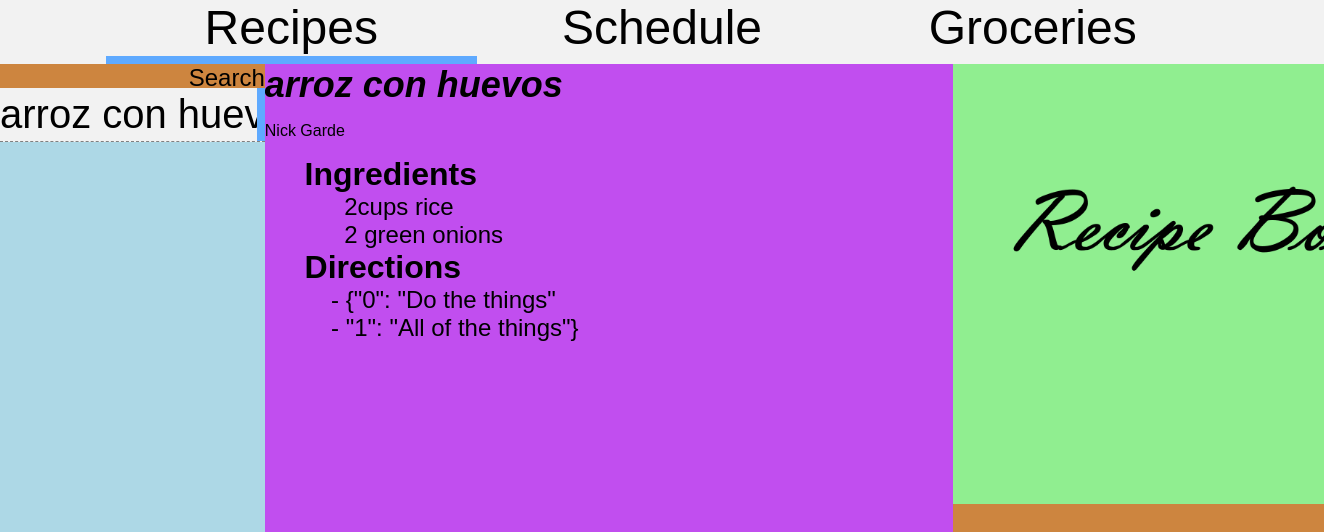
/recipebookapp/, run on an earlier commit of the app's database.
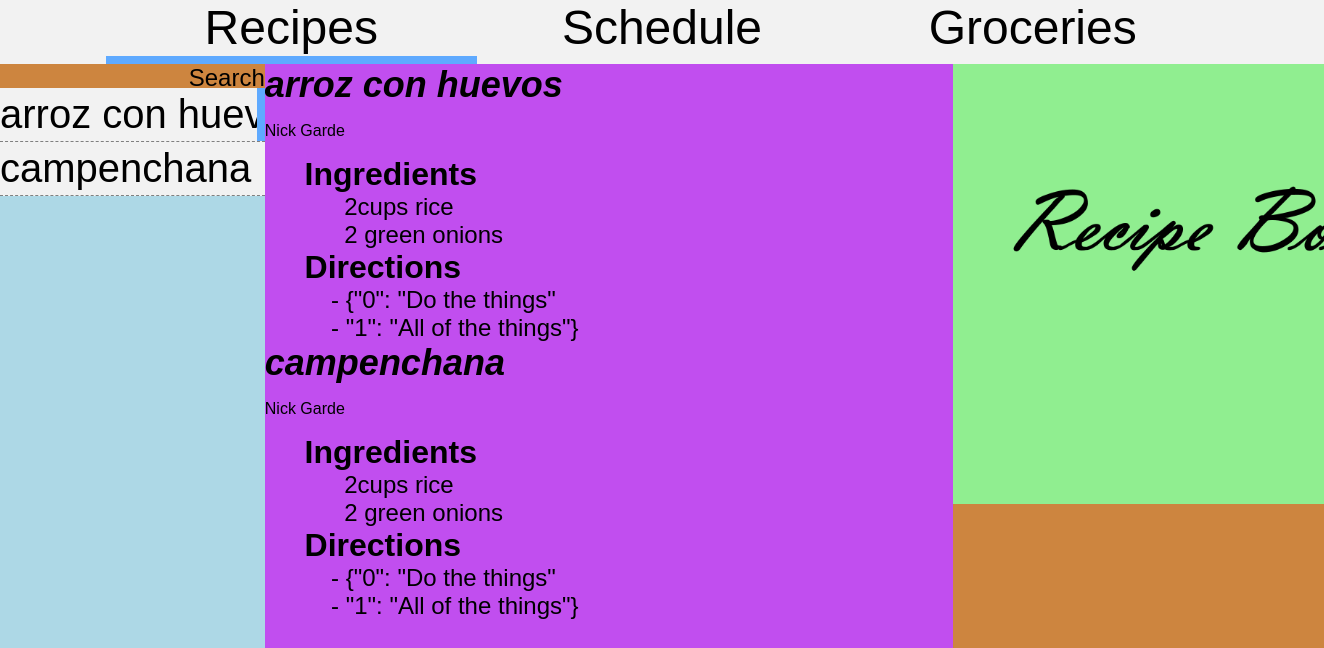
And on a later commit of the database.
### recipebookapp/models.py (models this page shows, shortened)
class RecipeModel(models.Model):
    Name = models.CharField(max_length=20, help_text='Recipe Name')
    Ingredients = models.JSONField(help_text='Recipe Ingredients')
    Author = models.ForeignKey(RecipeAuthor, help_text='Recipe Author', blank=True, on_delete=models.DO_NOTHING, null=True)
    Directions = models.CharField(max_length=999, help_text='Recipe Directions')
    img = models.ImageField(upload_to='images/', help_text='Recipe Image')
    MEALTYPES = (('e','Entree'), ('b','Bread'), ('s', 'Snack'), ('d', 'Drink'), ('t','Dessert'))
    mealtype = models.CharField(
        max_length=1,
        choices=MEALTYPES,
        blank=True,
        help_text='Type of Meal: entree, snack, bread, drink',
    )
    class Meta:
        ordering = ['Name']

class RecipeAuthor(models.Model):
    Name = models.CharField(max_length=25, help_text='Author Name', blank=True)
    Org = models.CharField(max_length=25, help_text='Organization Name', blank=True) # can be null
    def __str__(self):
        return self.Name

### recipebookapp/views.py (the view)
# urls.py: path('', views.recipes, name='recipes'),
def recipes(request):
    recipes = RecipeModel.objects.all()
    context = {}
    recipeNameList = []
    recipeList = {}
    recipe = {}
    i=0
    buttons = []
    for r in recipes:
        recipeNameList.append(r.Name)
        D = list(r.Directions.strip('][').split(', '))
        I = []
        for key, val in r.Ingredients.items():
            val['Name'] = key
            I.append(val)
        recipe = {'Ingredients':I, 'Author':r.Author, 'Directions':D, 'Img':r.img, 'Mealtype':r.mealtype} # you should only need the list of names and then selecting one should do a lookup for it
        recipeList[r.Name] = recipe
        if i==0:
            context['First'] = r.Name
            i+=1
        buttons.append([r.Name, 'path/to/action'])
    context['NameList'] = recipeNameList
    context['List'] = recipeList
    scroll_container = ' <div id="scroll-container">'
    for button in buttons:
        scroll_container += '<button class="button" href="#{0}", value="{1}">{1}</button>'.format(button[1], button[0])
    scroll_container += '</div>'
    context['scroll_container'] = scroll_container
    print(context)
    return render(request, 'Recipes.html', context=context)

### recipebookapp/templatetags/recipes.py (called while the page is built)
@register.filter(name='lookup_author')
def lookup_author(val, arg):
    return val[arg]['Author']

@register.filter(name='lookup_ingredients')
def lookup_ingredients(val, arg):
    return val[arg]['Ingredients']

@register.filter(name='lookup_directions')
def lookup_directions(val, arg):
    return val[arg]['Directions']

### recipebookapp/templates/Recipes.html (shortened to what this page needs)
<html>
<head>
  <link rel="stylesheet" type="text/css" href="../static/css/styles.css">
  {% load recipes %}
</head>
<body>
<div class="spacer"></div>
<div class="left on">Recipes</div>
<div class="middle">Schedule</div>
<div class="right">Groceries</div>
<div class="spacer"></div>
<div class="leftsideMenu">
    <searchcontainer>Search</searchcontainer>
    <ul id="RList">
        {% for r in NameList %}
        {% if forloop.first %}
        <li><a class="btn active", id="{{ r }}">{{ r }}</a></li>
        {% else %}
        <li><a class="btn", id="{{ r }}">{{ r }}</a></li>
        {% endif %}
        {% endfor %}
    </ul>
</div>
<div class="rightsideMenu">
    <r>
        <imagecontainer>
            <p><img src="../static/img/RecipeBook.png" alt="img"></p>
        </imagecontainer>
    </r>
    <l>
        <ul>
            {% for R in NameList %}
            <h1 id="{{ R }}">{{ R }}</h1>
            <p>{{List|lookup_author:R}}</p>
            <h2>Ingredients</h2>
            <ul>
                {% for i in List|lookup_ingredients:R %}
                <li>{{i.Quantity}}{{i.Units}} {{ i.Name }}</li>
                {% endfor %}
            </ul>
            <h2>Directions</h2>
            <ol>
                {% for i in List|lookup_directions:R %}
                <li>{{ i }}</li>
                {% endfor %}
            </ol>
            {% endfor %}
        </ul>
    </l>
</div>

### recipebookapp/static/css/styles.css (style rules this page uses)
:root { --navbar_background: #f2f2f2; --text_black: black; --hover_background: #ddd; --accent: #5faaff; --dark_accent: #6385ff; }
body { margin: 0; padding: 0; font-size: 0; font-family: Arial, Helvetica, sans-serif; overflow: hidden; -ms-overflow-style: none; scrollbar-width: none; }
.spacer { width: 8vw; height: 8vh; display: inline-block; background-color: var(--navbar_background); }
.left { overflow: hidden; background-color: var(--navbar_background); display: inline-block; height: 8vh; font-size: 6vh; color: var(--text_black); text-align: center; width: 28vw; }
.middle { overflow: hidden; background-color: var(--navbar_background); display: inline-block; height: 8vh; font-size: 6vh; color: var(--text_black); text-align: center; width: 28vw; }
.right { overflow: hidden; background-color: var(--navbar_background); display: inline-block; height: 8vh; font-size: 6vh; color: var(--text_black); text-align: center; width: 28vw; }
.left.on, .right.on, .middle.on { height: 7vh; border-bottom-color: var(--accent); border-bottom-width: 1vh; border-bottom-style: solid; }
.leftsideMenu { width: 20vw; height: 92vh; float: left; background-color: lightblue; overflow: hidden; position: fixed; }
.leftsideMenu searchcontainer { display: block; background-color: peru; height: 3vh; text-align: right; font-size: 3vh; }
.leftsideMenu ul { padding-left: 0; list-style-type: none; width: 20vw; height: 89vh; overflow-y: scroll; overflow-x: hidden; }
.leftsideMenu ul li { border-bottom: 1px dashed grey; background-color: var(--navbar_background); }
.leftsideMenu ul li a.btn { font-size: 5vh; padding-top: .5vh; padding-bottom: .5vh; color: black; display: block; overflow-x: hidden; white-space: nowrap; }
.leftsideMenu ul li a.btn.active { border-right-color: var(--accent); border-right-width: 1vh; border-right-style: solid; }
.rightsideMenu { color: black; float: right; display: block; height: 92vh; width: 80vw; background-color: peru; }
.rightsideMenu r { color: black; float: right; display: block; height: 92vh; width: 28vw; }
.rightsideMenu r imagecontainer { background-color: lightgreen; display: block; height: 45vh; padding-top: 10vh; }
.rightsideMenu r imagecontainer img { max-width: 37.5vw; max-height: 45vh; overflow: auto; }
.rightsideMenu l { background-color: #c14eef; color: black; float: left; display: block; height: 92vh; width: 52vw; word-wrap: break-word; overflow-y: scroll; }
.rightsideMenu l h1 { font-size: 4.5vh; font-style: oblique; margin: 0; }
.rightsideMenu l h2 { font-size: 4vh; font-style: normal; margin-left: 3vw; margin-top: 0; margin-bottom: 0; }
.rightsideMenu l p { font-size: 2vh; color: black; font-style: normal; }
.rightsideMenu l ul { padding-left: 0; }
.rightsideMenu l ul li { font-size: 3vh; font-style: normal; margin-left: 6vw; margin-top: 0; list-style: none; }
.rightsideMenu l ol { padding-left: 0; list-style: none; }
.rightsideMenu l ol li { font-size: 3vh; font-style: normal; margin-left: 6vw; margin-top: 0; }
.rightsideMenu l ol li:before { content: '- '; margin-left: -1vw; }

What changed in the data, as far as the page shows it:
added RecipeModel: NameList "campenchana", NameList "campenchana", NameList "Nick Garde"
Also different on the page:
new list line: "Ingredients 2 cups rice 2 green onions Directions {\"0\": \"Do the things\" \"1\": \"All of the things\"}"
